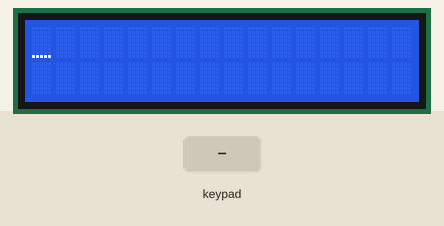
Bench run of a sketch on a simulated Arduino Uno, built with avr-gcc and run on an emulated ATmega328P. Parts: 16×2 character LCD. The test bench sets the inputs (shaded band).

Above: at 1.2 s.
1.3 s: keypad keys 9 8 7 6 * pressed 0.4 s apart
At 3.3 s:
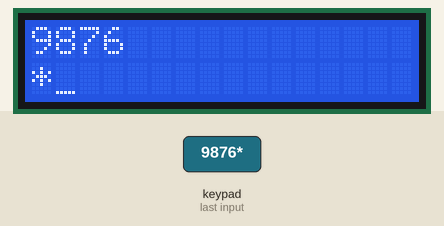
4.8 s: keypad keys 7 + 5 = pressed 0.4 s apart
At 5.4 s:
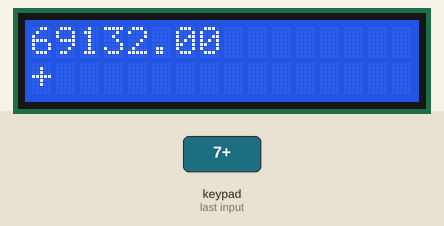
7.9 s: key '/' pressed
At 8.5 s:
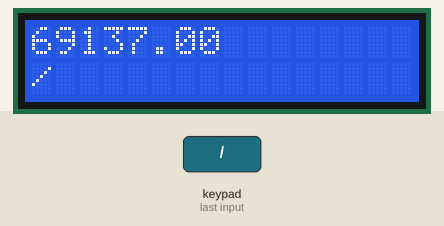
9.4 s: key '1' pressed
At 10.6 s:
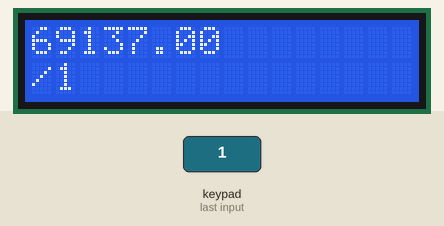
10.9 s: key 'C' pressed
At 12.0 s:
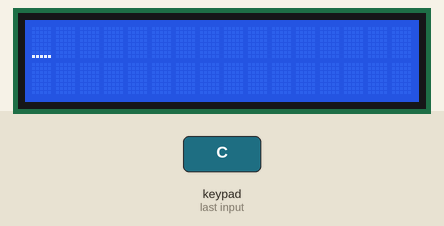
Timing chart, 0 to 13.4 s (numbered marks = the images above; inputs shaded):
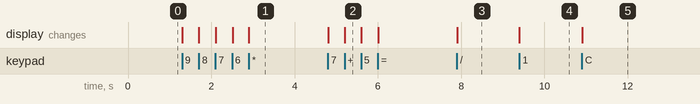

The sketch:

Kalkulator.ino
```cpp
#include <Wire.h>
#include <LiquidCrystal_SR.h>
#include <Keypad.h>

#define SIDLE 0
#define SOPA 1
#define SOPB 2
#define SWAITC 3

//pin driving the buzzer
#define BEEP 5


LiquidCrystal_SR lcd(4,3,2);
//                   | | - Enable Pin
//                   | \-- Clock Pin
//                   \---- Data Pin


const byte ROWS = 5; //four rows
const byte COLS = 4; //four columns
char keys[ROWS][COLS] = {
  {
    '1','2','3', '+'                    }
  ,
  {
    '4','5','6', '-'                    }
  ,
  {
    '7','8','9', 'C'                    }
  ,
  {
    '*','0','/', '='                    }
  ,
  {
    '.', 'z', 'e', 'p'                    }
};
byte rowPins[ROWS] = {
  13, 12, 11, 10, 5}; //connect to the row pinouts of the keypad
byte colPins[COLS] = {
  9, 8, 7, 6}; //connect to the column pinouts of the keypad

Keypad keypad = Keypad( makeKeymap(keys), rowPins, colPins, ROWS, COLS );

int state = SOPA, cnt = 0, divisor = 10, deccnt = 0;
double a = 0, b = 0;
byte operacja, errorflag = 0, decpoint = 0;
boolean positive = true;

void setup(){
  // pinMode(BEEP, OUTPUT);
  lcd.begin(16,2);               // initialize the lcd

  lcd.home ();                   // go home
  lcd.clear();
  lcd.cursor();
}

void loop(){

  char key = keypad.waitForKey();
  // beep();

  switch(state){
  case SOPA:
    if((key >= '0') && (key <= '9')) {
      if(cnt < 7 && deccnt < 2){
        cnt++;
        a = a * (decpoint == 0 ? 10 : 1);
        a = a + (key - '0') * (positive ? 1.0 : -1.0) / (decpoint == 0 ? 1.0 : (double) divisor);
        if (decpoint == 1){
          divisor *= 10;
          deccnt++;
        }
        lcd.write(key);
      }
    }
    else if (key == 'z' && cnt > 0){
      a *= -1.0;
      positive = !positive;
      lcd.clear();
      lcd.print(a,deccnt);
      if(decpoint && !deccnt)
        lcd.write('.');
    }
    else if (key == '.' && decpoint == 0){
      decpoint = 1;
      lcd.write(key);
    }
    else if(((key == '+') || (key == '-') || (key == '*') || (key == '/')) && cnt > 0){
      state = SOPB;
      clearcdd();
      operacja = key;
      lcd.setCursor(0,1);
      lcd.write(key);
    }
    else if(key == 'C')
      clearcalc();
    break;
  case SOPB:
    if((key >= '0') && (key <= '9')) {
      if(cnt < 7 && deccnt < 2){
        cnt++;
        b = b * (decpoint == 0 ? 10 : 1);
        b = b + (key - '0') / (decpoint == 0 ? 1 : (double) divisor);
        if (decpoint == 1){
          divisor *= 10;
          deccnt++;
        }
        lcd.write(key);
      }
    }
    else if (key == 'z' && cnt > 0){
      b *= -1.0;
      positive = !positive;
      lcd.setCursor(1,1);
      lcd.print(b,deccnt);
      if(decpoint && !deccnt)
        lcd.write('.');
      if (positive){
        lcd.write(' ');
        int pos = cnt + decpoint + 1;
        lcd.setCursor(pos, 1);
      }
    }
    else if (key == '.' && decpoint == 0){
      decpoint = 1;
      lcd.write(key);
    }
    else if(((key == '+') || (key == '-') || (key == '*') || (key == '/')) && cnt > 0) {
      calcanddisp();
      b = 0;
      clearcdd();
      operacja = key;
      lcd.setCursor(0,1);
      lcd.write(key);
    }
    else if(key == '=' && cnt > 0) {
      state = SWAITC;
      calcanddisp();
    }
    else if(key == 'C')
      clearcalc();
    break;
  case SWAITC:
    if(key == 'C')
      clearcalc();
    else if(((key == '+') || (key == '-') || (key == '*') || (key == '/')) && cnt > 0){
      state = SOPB;
      b = 0;
      clearcdd();
      operacja = key;
      lcd.setCursor(0,1);
      lcd.write(key);
    }
    else if (key == 'z' && cnt > 0){
      a *= -1.0;
      positive = !positive;
      lcd.clear();
      lcd.print(a,deccnt);
      if(decpoint && !deccnt)
        lcd.write('.');
    }
    break;
  default:
    break;
  }
}

void clearcalc() {
  state = SOPA;
  a = 0;
  b = 0;
  errorflag = 0;
  cnt = 0;
  divisor = 10;
  decpoint = 0;
  deccnt = 0;
  positive = true;
  lcd.clear();
  lcd.cursor();
}

void beep(){
  digitalWrite(BEEP, HIGH);
  delay(100);
  digitalWrite(BEEP, LOW);
}


void calcanddisp(){
  switch(operacja){
  case '+':
    a = a + b;
    break;
  case '-':
    a = a - b;
    break;
  case '*':
    a = a * b;
    break;
  case '/':
    if( b != 0)
      a = a / b;
    else
    {
      lcd.clear();
      lcd.noCursor();
      lcd.print("ERROR");
      errorflag = 1;
    }
    break;
  default:
    break;
  }
  if(errorflag == 0){
    lcd.clear();
    lcd.noCursor();
    lcd.print(a);
  }
}

void clearcdd() {
  cnt = 0;
  divisor = 10;
  decpoint = 0;
  deccnt = 0;
  positive = true;
}
```

Measured:
- after the input at 1.3 s, the display: first changes at once (image 1 shows a later state)
- after the input at 4.8 s, the display: first changes at once (image 2 shows a later state)
- after the input at 7.9 s, the display: changes at once (image 3)
- after the input at 9.4 s, the display: changes at once (image 4)
- after the input at 10.9 s, the display: changes at once (image 5)
